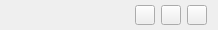
<?xml version="1.0" encoding="UTF-8"?>
<ui version="4.0">
 <class>ChannelWidget</class>
 <widget class="QWidget" name="ChannelWidget">
  <property name="geometry">
   <rect>
    <x>0</x>
    <y>0</y>
    <width>218</width>
    <height>30</height>
   </rect>
  </property>
  <property name="minimumSize">
   <size>
    <width>0</width>
    <height>30</height>
   </size>
  </property>
  <property name="maximumSize">
   <size>
    <width>16777215</width>
    <height>30</height>
   </size>
  </property>
  <property name="windowTitle">
   <string>Form</string>
  </property>
  <layout class="QHBoxLayout" name="horizontalLayout">
   <property name="topMargin">
    <number>4</number>
   </property>
   <property name="bottomMargin">
    <number>4</number>
   </property>
   <item>
    <widget class="QLabel" name="m_label_name">
     <property name="minimumSize">
      <size>
       <width>100</width>
       <height>20</height>
      </size>
     </property>
     <property name="maximumSize">
      <size>
       <width>100</width>
       <height>20</height>
      </size>
     </property>
     <property name="text">
      <string/>
     </property>
    </widget>
   </item>
   <item>
    <spacer name="horizontalSpacer">
     <property name="orientation">
      <enum>Qt::Horizontal</enum>
     </property>
     <property name="sizeHint" stdset="0">
      <size>
       <width>40</width>
       <height>20</height>
      </size>
     </property>
    </spacer>
   </item>
   <item>
    <widget class="QPushButton" name="m_pushButton_copy">
     <property name="sizePolicy">
      <sizepolicy hsizetype="Minimum" vsizetype="Minimum">
       <horstretch>0</horstretch>
       <verstretch>0</verstretch>
      </sizepolicy>
     </property>
     <property name="minimumSize">
      <size>
       <width>20</width>
       <height>20</height>
      </size>
     </property>
     <property name="maximumSize">
      <size>
       <width>20</width>
       <height>20</height>
      </size>
     </property>
     <property name="icon">
      <iconset resource="../../resource.qrc">
       <normaloff>:/image/copy.png</normaloff>:/image/copy.png</iconset>
     </property>
    </widget>
   </item>
   <item>
    <widget class="QPushButton" name="m_pushButton_setting">
     <property name="sizePolicy">
      <sizepolicy hsizetype="Minimum" vsizetype="Minimum">
       <horstretch>0</horstretch>
       <verstretch>0</verstretch>
      </sizepolicy>
     </property>
     <property name="minimumSize">
      <size>
       <width>20</width>
       <height>20</height>
      </size>
     </property>
     <property name="maximumSize">
      <size>
       <width>20</width>
       <height>20</height>
      </size>
     </property>
     <property name="icon">
      <iconset resource="../../resource.qrc">
       <normaloff>:/image/gear.png</normaloff>:/image/gear.png</iconset>
     </property>
    </widget>
   </item>
   <item>
    <widget class="QPushButton" name="m_pushButton_delete">
     <property name="sizePolicy">
      <sizepolicy hsizetype="Minimum" vsizetype="Minimum">
       <horstretch>0</horstretch>
       <verstretch>0</verstretch>
      </sizepolicy>
     </property>
     <property name="minimumSize">
      <size>
       <width>20</width>
       <height>20</height>
      </size>
     </property>
     <property name="maximumSize">
      <size>
       <width>20</width>
       <height>20</height>
      </size>
     </property>
     <property name="icon">
      <iconset resource="../../resource.qrc">
       <normaloff>:/image/bin.png</normaloff>:/image/bin.png</iconset>
     </property>
    </widget>
   </item>
  </layout>
 </widget>
 <resources>
  <include location="../../resource.qrc"/>
 </resources>
 <connections/>
</ui>
